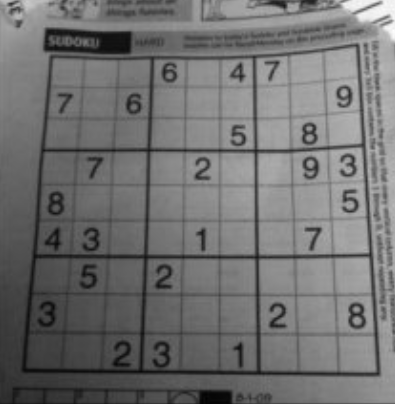
#> input picture datika.png, 395 x 404 px
$ python '图像梯度.py'
#> lines starting #> are read from the running program, lines starting #| are printed output that depends on the picture
# -*- coding: utf-8 -*-
# @Time : 2020/5/30
# @Author : J
# @File : 图像梯度.py
# @Software: PyCharm

import numpy as np
import cv2 as cv
from matplotlib import pyplot as plt
img = cv.imread("datika.png",0)
#> img is the input picture: shape (404, 395); min 1, max 254, mean 112.5
laplacian = cv.Laplacian(img,cv.CV_64F)
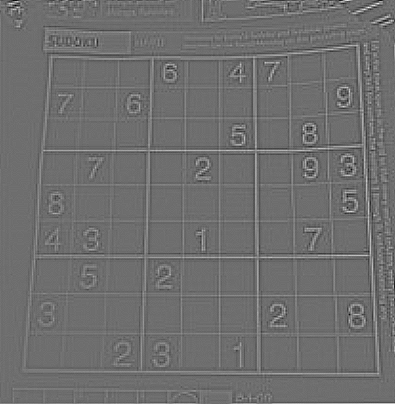
#> laplacian: shape (404, 395) float64; min -93, max 121, mean 0; drawn with min black and max white
sobelx = cv.Sobel(img,cv.CV_64F,1,0,ksize = 5)
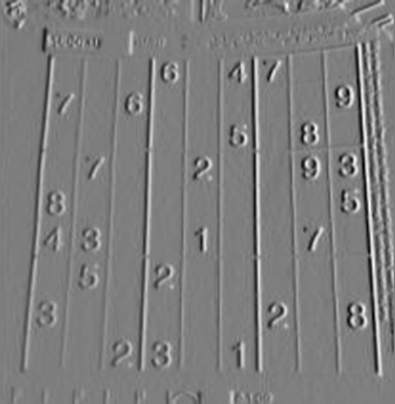
#> sobelx: shape (404, 395) float64; min -4511, max 4628, mean 21.6; drawn with min black and max white
sobely= cv.Sobel(img,cv.CV_64F,0,1,ksize = 5)
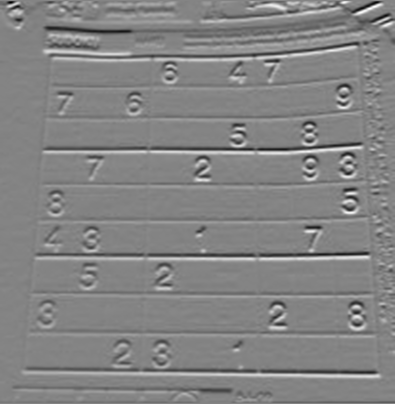
#> sobely: shape (404, 395) float64; min -5100, max 4709, mean -20.1; drawn with min black and max white
plt.subplot(221),plt.imshow(img,cmap = "gray")
plt.title("original"),plt.xticks([]),plt.yticks([])
plt.subplot(222),plt.imshow(laplacian,cmap = "gray")
plt.title("Laplacian"),plt.xticks([]),plt.yticks([])
plt.subplot(223),plt.imshow(sobelx,cmap = "gray")
plt.title("Sobel X"),plt.xticks([]),plt.yticks([])
plt.subplot(224),plt.imshow(sobely,cmap = "gray")
plt.title("Sobel Y"),plt.xticks([]),plt.yticks([])
plt.show()
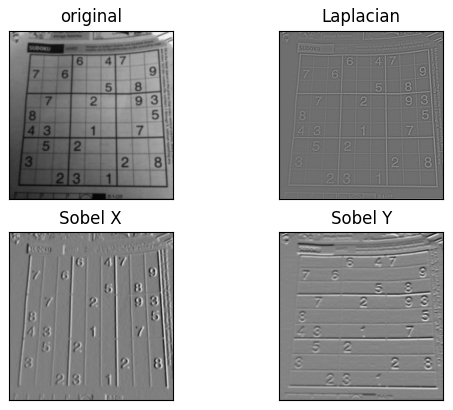
#> figure drawn by matplotlib, 4 panels
